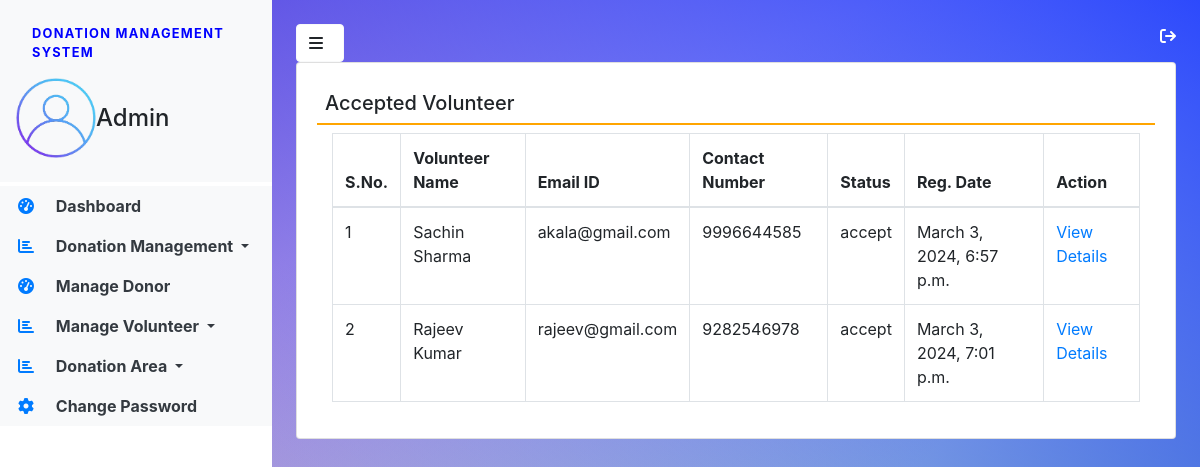
/accepted_volunteer (signed in), run on the app's committed database.
### donation/models.py (models this page shows, shortened)
class Volunteer(models.Model):
    user = models.ForeignKey(User,on_delete=models.CASCADE)
    contact = models.CharField(max_length=15,null=True)
    address = models.CharField(max_length=300,null=True)
    userpic = models.FileField(null=True)
    idpic = models.FileField(null=True)
    aboutme = models.CharField(max_length=300,null=True)
    status = models.CharField(max_length=20, null=True)
    regdate = models.DateTimeField(auto_now_add=True)
    adminremark = models.CharField(max_length=300, null=True)
    aboutme = models.CharField(max_length=300, null=True)
    updationdate = models.DateField(null=True)

### DonationManagementSystem/views.py (the view)
# urls.py: path('accepted_volunteer', accepted_volunteer, name='accepted_volunteer'),
def accepted_volunteer(request):
    if not request.user.is_authenticated:
        return redirect('admin_login')
    volunteer = Volunteer.objects.filter(status="accept")
    return render(request, 'accepted_volunteer.html', locals())

### donation/templates/accepted_volunteer.html
{% extends 'admin_base.html' %}
{% block main %}
<div class="card shadow">
<div class="card-body">
    <h5 class="p-2" style="border-bottom: 2px solid orange">Accepted Volunteer</h5>
    <div class="container-fluid">
        <table id="example" class="table table-bordered">
            <thead>
            <tr>
                <th>S.No.</th>
                <th>Volunteer Name</th>
                <th>Email ID</th>
                <th>Contact Number</th>
                <th>Status</th>
                <th>Reg. Date</th>
                <th>Action</th>
            </tr>
            </thead>
            <tbody>
                {% for i in volunteer %}
                <tr>
                    <td>{{ forloop.counter }}</td>
                    <td>{{ i.user.first_name}} {{ i.user.last_name }}</td>
                    <td>{{ i.user.username}}</td>
                    <td>{{ i.contact}}</td>
                    <td>{{ i.status }}</td>
                    <td>{{ i.regdate}}</td>
                    <td><a href="{% url 'view_volunteerdetail'  i.id %}" class="text-primary">View Details</a></td>
                </tr>
                {% endfor %}
            </tbody>
        </table>
    </div>
</div>
</div>
{% endblock %}

### donation/static/css/sidebar.css (style rules this page uses)
body { backgroud-image: linear-gradient(136.9deg,rgba(109,25,252,1) 16.4%,rgba(125,31,160,100)); background: linear-gradient(217deg, rgba(0, 34, 255, 0.8), rgba(255,0,0,0) 70.71%), linear-gradient(127deg, rgba(86, 32, 196, 0.8), rgba(0,255,0,0) 70.71%), linear-gradient(336deg, rgba(62, 147, 150, 0.8), rgba(0,0,255,0) 70.71%);; min-height: 100vh; }

### data on the page
Volunteer: user.first_name "Sachin", user.last_name "Sharma", user.username "akala@gmail.com", contact "9996644585", status "accept", regdate "March 3, 2024, 6:57 p.m."
Volunteer: user.first_name "Rajeev", user.last_name "Kumar", user.username "rajeev@gmail.com", contact "9282546978", status "accept", regdate "March 3, 2024, 7:01 p.m."
